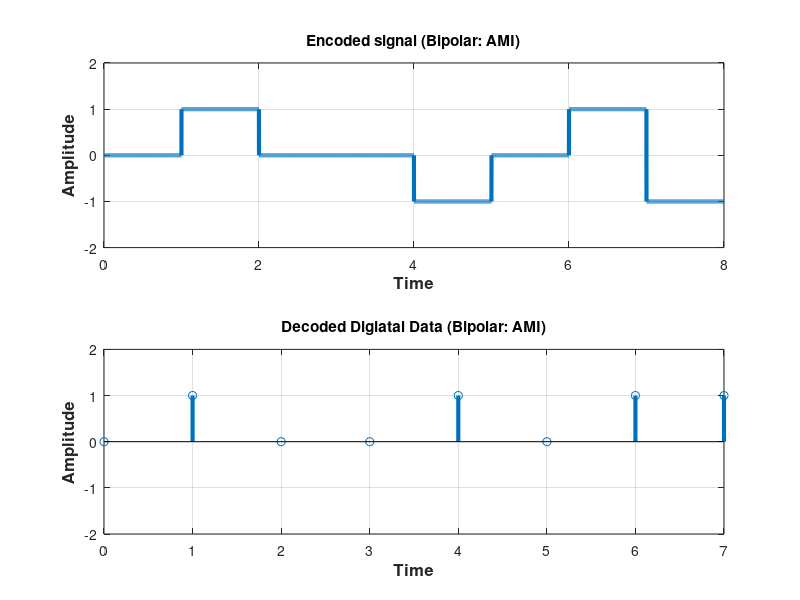

Source code (MATLAB):
clear all;
close all;
clc;

%bits = input('prompt');
bits = [0 1 0 0 1 0 1 1];
bitrate = 1;
n = 1000;
T = length(bits)/bitrate;
N = n*length(bits);
dt = T/N;
t = 0:dt:T-dt;
x = zeros(1,length(t));
lastbit = -1;
for i=1:length(bits)
  if bits(i)==1
    x((i-1)*n+1:i*n) = -lastbit;
    lastbit = -lastbit;
  end
end
subplot(2,1,1);
plot(t, x, 'Linewidth', 3);
axis([0, length(bits), -2, 2]);
title('Encoded signal (Bipolar: AMI)');
xlabel('Time','fontweight','bold','fontsize',12);
ylabel('Amplitude','fontweight','bold','fontsize',12);
grid on;

%decoding
counter = 0;
lastbit = 1;
for i = 1:length(t)
  if t(i)>counter
    counter = counter + 1;
    if x(i)== 0
        result(counter) = 0;
    else
        result(counter) = 1;
    end
  end
end
t1 = 0 : bitrate : length(bits) - 1;
subplot(2,1,2);
stem(t1, result, 'Linewidth', 3);
axis([0, length(bits) - 1, -2, 2]);
title('Decoded Digiatal Data (Bipolar: AMI)');
xlabel('Time','fontweight','bold','fontsize',12);
ylabel('Amplitude','fontweight','bold','fontsize',12);
grid on;

disp('AMI Decoding:');
disp(result);